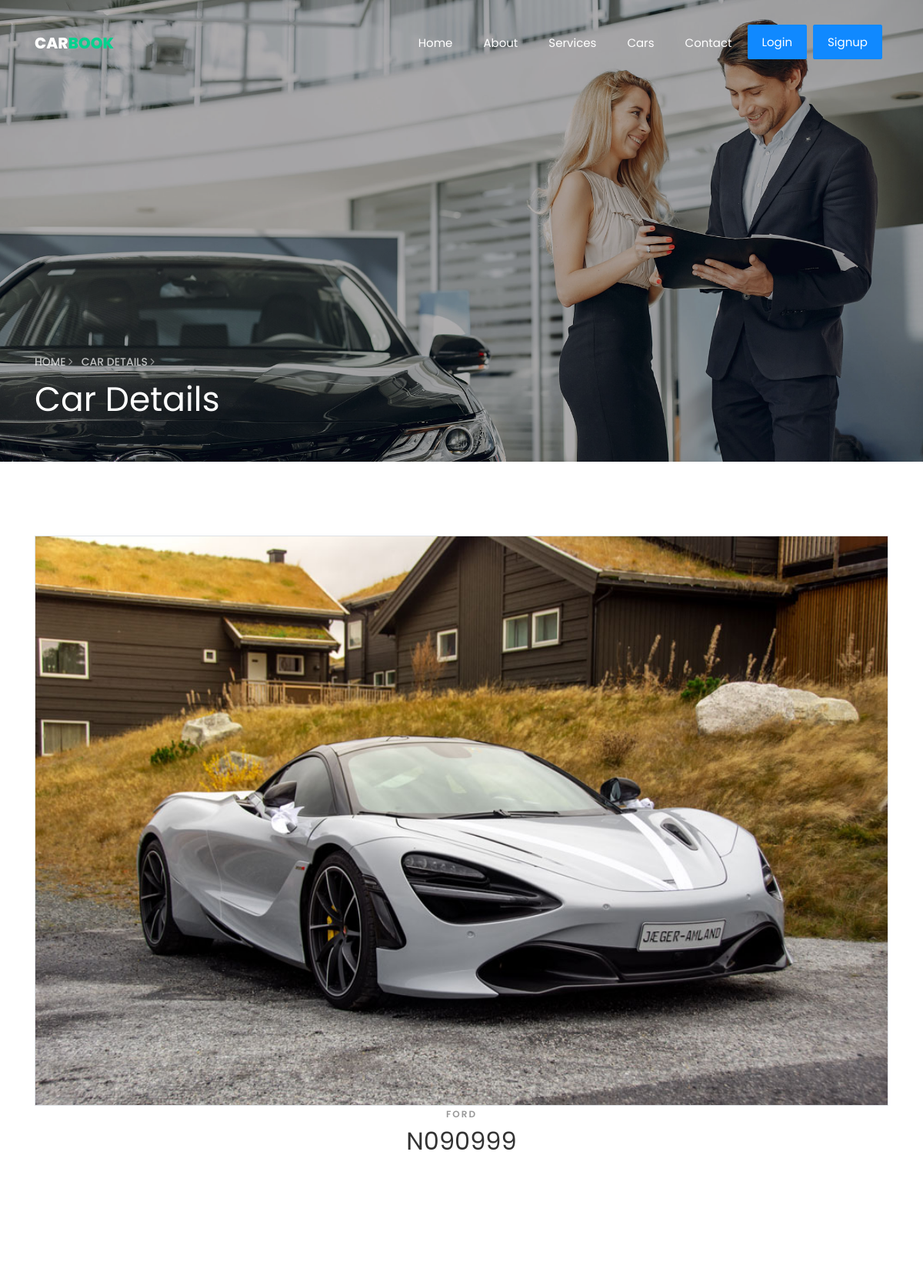
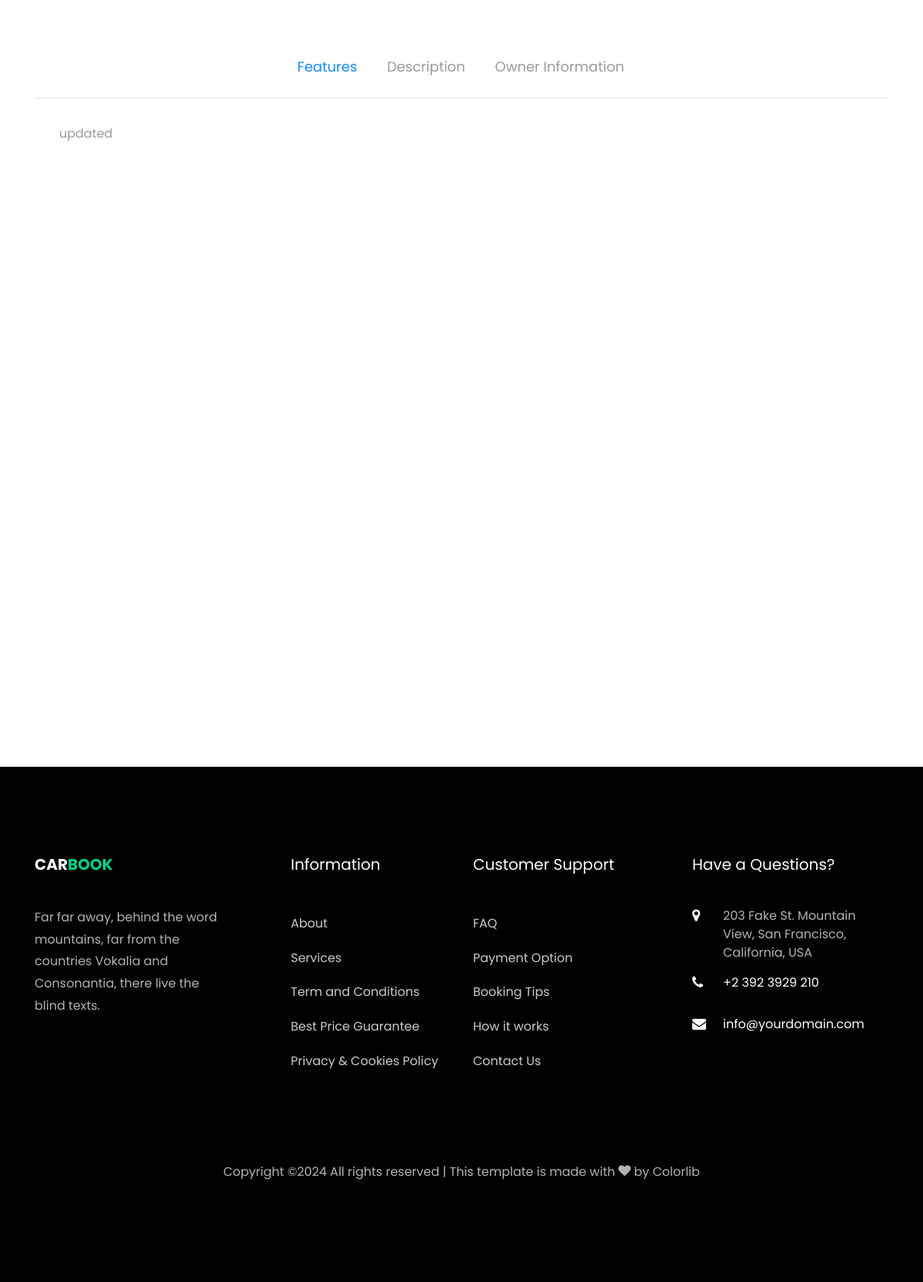
The app's page /cars/carId=2 with its own data (2 pictures, top to bottom).
### cars/models.py (models this page shows, shortened)
class Car(models.Model):
    owner = models.ForeignKey(User, related_name='car_owner', on_delete=models.CASCADE)
    name = models.CharField(max_length=100 , help_text="enter your vin number her")
    image_cover = models.ImageField(upload_to='cars/')
    total_price = models.IntegerField(default=0)
    price_per_month = models.IntegerField(default=0,null=True,blank=True)
    description = models.TextField(max_length=10000)
    features = models.TextField(max_length=10000,null=True,blank=True)
    created_at = models.DateTimeField( default=timezone.now)
    slug = models.SlugField(null=True,blank=True)
    model = models.ForeignKey("Model",related_name='car_model', on_delete=models.CASCADE)
    mileage = models.CharField( max_length=50)
    transmission = models.CharField( max_length=50,null=True,blank=True)
    specifications = models.CharField( max_length=50,null=True,blank=True)
    fuel = models.CharField( max_length=50)
    color = models.CharField( max_length=50)
    cylinders = models.IntegerField()
    doors = models.IntegerField()
    year = models.IntegerField()
    class Meta:
        verbose_name_plural = "Cars"
    def get_absolute_url(self):
        return reverse("car_details", kwargs={"pk":self.pk})

class Model(models.Model):
    name = models.CharField(max_length=60)
    class Meta:
        verbose_name_plural = "Car Model"
    def __str__(self):
        return str(self.name)

### cars/views.py (the view)
# urls.py: path('carId=<int:pk>' ,views.CarDetail.as_view() , name="car_details" ),
class CarDetail( DetailView):
    model = Car
    def get_context_data(self,**kwargs):
        context = super().get_context_data(**kwargs)
        context["related"] = Car.objects.filter(model=self.get_object().model)[:3]
        return context

### accounts/models.py (called while the page is built)
    def full_name(self):
        return f'{self.user.first_name} {self.user.last_name}'

    def full_address(self):
        return f"{self.country} | {self.city} | {self.address_line_1} {self.address_line_2}"

### cars/templates/cars/car_detail.html (shortened to what this page needs)
{% extends "base.html" %}
{% load static %}
{% block body %}
<section class="hero-wrap hero-wrap-2 js-fullheight" style="background-image: url('{% static 'images/bg_3.jpg'%}');"
    data-stellar-background-ratio="0.5">
    <div class="overlay"></div>
    <div class="container">
        <div class="row no-gutters slider-text js-fullheight align-items-end justify-content-start">
            <div class="col-md-9 ftco-animate pb-5">
                <p class="breadcrumbs"><span class="mr-2"><a href="/">Home <i
                                class="ion-ios-arrow-forward"></i></a></span> <span>Car details <i
                            class="ion-ios-arrow-forward"></i></span></p>
                <h1 class="mb-3 bread">Car Details</h1>
            </div>
        </div>
    </div>
</section>
<section class="ftco-section ftco-car-details">
    <div class="container">
        <div class="row justify-content-center">
            <div class="col-md-12">
                <div class="car-details">
                    <div>
                        <div id="product-carousel" class="carousel slide" data-ride="carousel">
                            <div class="carousel-inner border">
                                <div class="carousel-item active">
                                    <img class="w-100 h-100" src="{{object.image_cover.url}}" alt="Image">
                                </div>
                            </div>
                            <a class="carousel-control-prev" href="#product-carousel" data-slide="prev">
                            </a>
                            <a class="carousel-control-next" href="#product-carousel" data-slide="next">
                            </a>
                        </div>
                    </div>
                    <div class="text text-center">
                        <span class="subheading">{{object.model}}</span>
                        <h2>{{object.name}}</h2>
                    </div>
                </div>
            </div>
        </div>
        <div class="row">
        </div>
        <div class="row">
            <div class="col-md-12 pills">
                <div class="bd-example bd-example-tabs">
                    <div class="d-flex justify-content-center">
                        <ul class="nav nav-pills mb-3" id="pills-tab" role="tablist">
                            <li class="nav-item">
                                <a class="nav-link active" id="pills-description-tab" data-toggle="pill"
                                    href="#pills-description" role="tab" aria-controls="pills-description"
                                    aria-expanded="true">Features</a>
                            </li>
                            <li class="nav-item">
                                <a class="nav-link" id="pills-manufacturer-tab" data-toggle="pill"
                                    href="#pills-manufacturer" role="tab" aria-controls="pills-manufacturer"
                                    aria-expanded="true">Description</a>
                            </li>
                            <li class="nav-item">
                                <a class="nav-link" id="pills-review-tab" data-toggle="pill" href="#pills-review"
                                    role="tab" aria-controls="pills-review" aria-expanded="true">Owner Information</a>
                            </li>
                        </ul>
                    </div>
                    <div class="tab-content" id="pills-tabContent">
                        <div class="tab-pane fade show active" id="pills-description" role="tabpanel"
                            aria-labelledby="pills-description-tab">
                            <div class="row">
                                <div class="col-md-12">
                                    <p>{{object.features}}</p>
                                </div>
                            </div>
                        </div>
                    </div>
                </div>
            </div>
        </div>
    </div>
</section>
<section class="ftco-section ftco-no-pt">
    <div class="container">
        <div class="row justify-content-center">
        </div>
        <div class="row">
            {% for related in related %}
            <div class="col-md-4">
            </div>
            {% endfor %}
        </div>
    </div>
</section>
{% endblock body %}

### records on screen
Car: image_cover (picture), model "FORD", name "N090999", features "updated"
